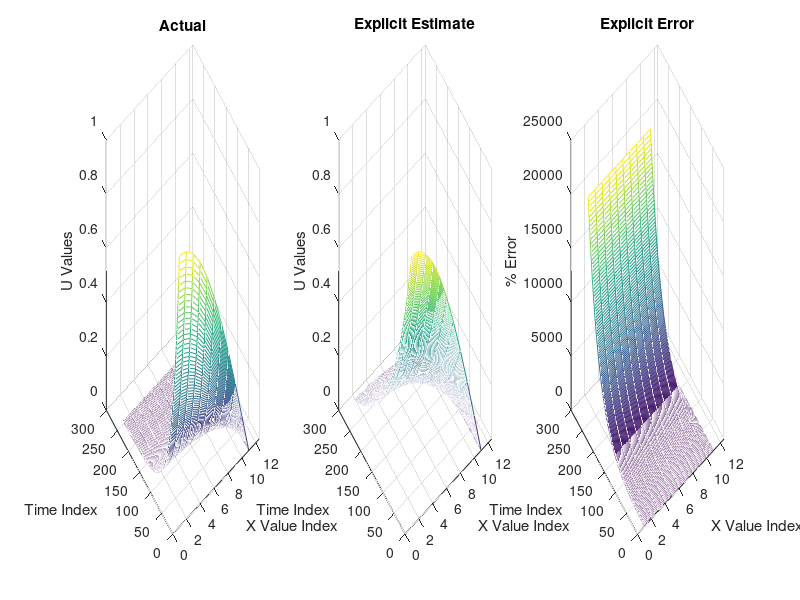
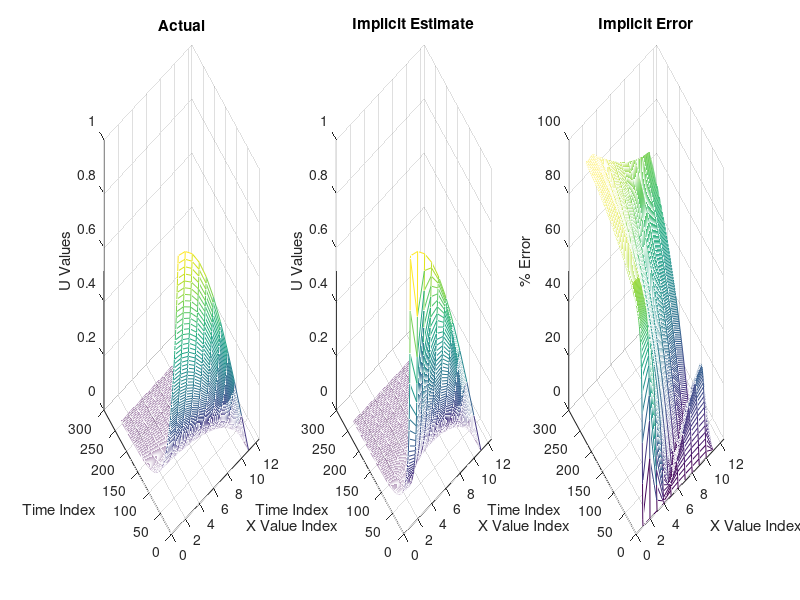

MATLAB code to generate these figures, in order:
clear; clc;

% Visualization of 10.6.2.1 Explicit Method 
Eactual = csvread('ExplicitBLOCKACTUAL.csv');

Eestimate = csvread('ExplicitBLOCK.csv');
Eerror = csvread('ExplicitERROR.csv');
% E8estimate = csvread('Explicit8BLOCK.csv');
% E8error = csvread('Explicit8ERROR.csv');


figure(1);
% Actual Plot 
subplot(1,3,1);
mesh(Eactual);
xlim([0 12.5]);
title('Actual');
xlabel('X Value Index');
ylabel('Time Index');
zlabel('U Values');

% Explicit Estimate Plot
subplot(1,3,2);
mesh(Eestimate);
xlim([0 12.5]);
title('Explicit Estimate');
xlabel('X Value Index');
ylabel('Time Index');
zlabel('U Values');

% Explicit Estimate Error
subplot(1,3,3);
mesh(Eerror);
xlim([0 12.5]);
title('Explicit Error');
xlabel('X Value Index');
ylabel('Time Index');
zlabel('% Error');

% % Explicit Estimate .8
% subplot(2,3,5);
% mesh(E8estimate);
% xlim([0 11.5]);
% title('Explicit .8 Estimate');
% xlabel('X Value Index');
% ylabel('Time Index');
% zlabel('U Values');
% 
% % Explicit .8 Error
% subplot(2,3,6);
% mesh(E8error);
% xlim([0 11.5]);
% title('Explicit .8 ERROR');
% xlabel('X Value Index');
% ylabel('Time Index');
% zlabel('% Error');




%% Visualization of 10.6.2.2 Implicit Method 

Eactual = csvread('ImplicitBLOCKACTUAL.csv');

Eestimate = csvread('ImplicitBLOCK.csv');
Eerror = csvread('ImplicitERROR.csv');
% E8estimate = csvread('Implicit8BLOCK.csv');
% E8error = csvread('Implicit8ERROR.csv');


figure(2);
% Actual Plot 
subplot(1,3,1);
mesh(Eactual);
xlim([0 12.5]);
title('Actual');
xlabel('X Value Index');
ylabel('Time Index');
zlabel('U Values');

% Implicit Estimate Plot
subplot(1,3,2);
mesh(Eestimate);
xlim([0 12.5]);
title('Implicit Estimate');
xlabel('X Value Index');
ylabel('Time Index');
zlabel('U Values');

% Implicit Estimate Error
subplot(1,3,3);
mesh(Eerror);
xlim([0 12.5]);
title('Implicit Error');
xlabel('X Value Index');
ylabel('Time Index');
zlabel('% Error');

% % Implicit Estimate .8
% subplot(2,3,5);
% mesh(E8estimate);
% xlim([0 11.5]);
% title('Implicit .8 Estimate');
% xlabel('X Value Index');
% ylabel('Time Index');
% zlabel('U Values');
% 
% % Implicit .8 Error
% subplot(2,3,6);
% mesh(E8error);
% xlim([0 11.5]);
% title('Implicit .8 ERROR');
% xlabel('X Value Index');
% ylabel('Time Index');
% zlabel('% Error');
